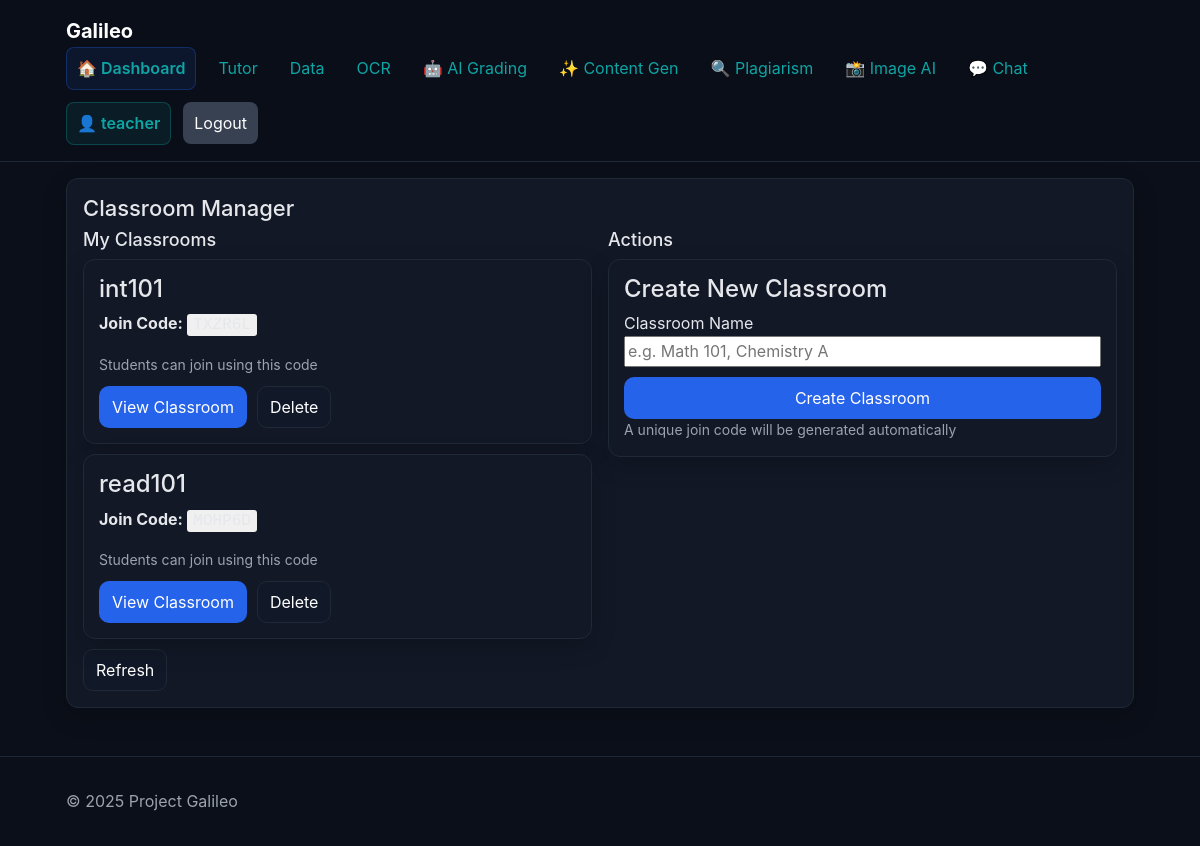
The page /classrooms/ (signed in) on the database its author committed.
### tables this page shows
CREATE TABLE users (
  id INTEGER PRIMARY KEY AUTOINCREMENT,
  email TEXT NOT NULL UNIQUE,
  password_hash TEXT NOT NULL,
  role TEXT NOT NULL CHECK (role IN ('student','teacher','admin')),
  full_name TEXT NOT NULL DEFAULT '',
  created_at TIMESTAMP NOT NULL DEFAULT CURRENT_TIMESTAMP
);

CREATE TABLE classrooms (
  id INTEGER PRIMARY KEY AUTOINCREMENT,
  name TEXT NOT NULL,
  join_code TEXT NOT NULL UNIQUE,
  created_by INTEGER NOT NULL,
  created_at TIMESTAMP NOT NULL DEFAULT CURRENT_TIMESTAMP,
  FOREIGN KEY (created_by) REFERENCES users(id) ON DELETE CASCADE
);

### app/routes/classrooms.py (the view)
@class_bp.route("/", methods=["GET"])
@login_required
def rooms_home():
    classes = list_enrolled(current_user.id)
    return render_template("classrooms.html", classes=classes)

### app/auth.py (called while the page is built)
def user_loader(user_id):
    db = get_db()
    row = db.execute("SELECT id, email, role, full_name FROM users WHERE id=?", (user_id,)).fetchone()
    if row:
        return User(row["id"], row["email"], row["role"], row["full_name"])
    return None

### app/db.py (called while the page is built)
def get_db():
    conn = getattr(g, "_db_conn", None)
    if conn is None:
        if current_app.config.get("DATABASE_URL") and not current_app.config.get("SQLITE_FALLBACK"):
            conn = get_mysql_connection()
        else:
            conn = get_sqlite_connection()
        g._db_conn = conn
    return conn

def get_sqlite_connection():
    path = current_app.config["SQLITE_PATH"]
    conn = sqlite3.connect(path, detect_types=sqlite3.PARSE_DECLTYPES)
    conn.row_factory = sqlite3.Row
    _ensure_schema(conn)
    return conn

def _ensure_schema(conn):
    if hasattr(conn, 'executescript'):  # SQLite
        conn.executescript(open("db/schema.sql", "r", encoding="utf-8").read())
        conn.commit()

### app/services/classrooms_service.py (called while the page is built)
def list_enrolled(user_id:int):
    db = get_db()
    rows = db.execute("""
        SELECT c.id,c.name,c.join_code FROM classrooms c
        JOIN enrollments e ON e.classroom_id=c.id WHERE e.user_id=?
        UNION
        SELECT id,name,join_code FROM classrooms WHERE created_by=?
    """,(user_id,user_id)).fetchall()
    return [dict(r) for r in rows]

### app/templates/classrooms.html (shortened to what this page needs)
{% extends "base.html" %}
{% block content %}
<section class="card">
  <h2 class="h2">Classroom Manager</h2>
  <div class="grid-2 gap-3">
    <div>
      <h3 class="h3">My Classrooms</h3>
      <div id="class-list">
        {% for cls in classes %}
        <div class="card" style="margin-bottom: 10px; padding: 15px;">
          <h4>{{ cls.name }}</h4>
          <p><strong>Join Code:</strong> <span style="font-family: monospace; background: #f0f0f0; padding: 2px 6px; border-radius: 3px;">{{ cls.join_code }}</span></p>
          <small class="muted">Students can join using this code</small>
          <div style="margin-top: 10px; display: flex; gap: 10px;">
            <a href="/classrooms/{{ cls.id }}" class="btn btn-primary">View Classroom</a>
            {% if current_user.role in ['teacher', 'admin'] %}
            <button class="btn btn-danger delete-classroom-btn" data-classroom-id="{{ cls.id }}">Delete</button>
            {% endif %}
          </div>
        </div>
        {% endfor %}
      </div>
      <button class="btn" onclick="location.reload()">Refresh</button>
    </div>
    <div>
      <h3 class="h3">Actions</h3>
      <div class="grid-1 gap-2">
        {% if current_user.role in ['teacher', 'admin'] %}
        <div class="card" style="padding: 15px;">
          <h4>Create New Classroom</h4>
          <label>Classroom Name</label>
          <input id="new-class-name" placeholder="e.g. Math 101, Chemistry A" style="margin-bottom: 10px;">
          <button class="btn btn-primary" id="create-classroom-btn">Create Classroom</button>
          <small class="muted">A unique join code will be generated automatically</small>
        </div>
        {% endif %}
      </div>
    </div>
  </div>
</section>
{% endblock %}

### app/templates/base.html (shortened to what this page needs)
<!doctype html>
<html lang="en">
<head>
  <link href="https://cdn.jsdelivr.net/npm/bootstrap@5.1.3/dist/css/bootstrap.min.css" rel="stylesheet">
  <link rel="stylesheet" href="{{ url_for('static', filename='css/styles.css') }}">
</head>
<body>
  <header class="site-header">
    <div class="container">
      <a class="brand" href="/">Galileo</a>
      <nav class="nav">
        <a href="/" class="nav-dashboard">🏠 Dashboard</a>
        <a href="/tutor/">Tutor</a>
        <a href="/data/">Data</a>
        <a href="/ocr/">OCR</a>
        {% if current_user.is_authenticated and current_user.role in ['teacher', 'admin'] %}
        <a href="/grading/">🤖 AI Grading</a>
        <a href="/content/">✨ Content Gen</a>
        <a href="/plagiarism/">🔍 Plagiarism</a>
        <a href="/image-analysis/">📸 Image AI</a>
        {% endif %}
        <a href="/notifications/live-chat">💬 Chat</a>
        {% if current_user.is_authenticated %}
        <span class="user-info">👤 {{ current_user.email.split('@')[0] }}</span>
        <a href="/auth/logout" class="btn btn-secondary">Logout</a>
        {% else %}
        <a href="/auth/login" class="btn btn-primary">Login</a>
        {% endif %}
      </nav>
    </div>
  </header>
  <main class="container fade-in">
    {% block content %}{% endblock %}
  </main>
  <footer class="site-footer">
    <div class="container">© {{ 2025 }} Project Galileo</div>
  </footer>
</body>
</html>

### app/static/css/styles.css (style rules this page uses)
:root { --primary: #2563eb; --accent: #0ea5a4; --bg: #0b0f19; --panel: #121826; --text: #e5e7eb; --muted: #9ca3af; --radius: 12px; }
* { box-sizing: border-box; }
body { margin: 0; font-family: Inter, system-ui, Segoe UI, Roboto, Arial, sans-serif; background: var(--bg); color: var(--text); line-height: 1.55; }
a { color: var(--accent); text-decoration: none; }
.container { max-width: 1100px; margin: 0 auto; padding: 16px; }
.site-header { position: sticky; top: 0; background: rgba(11, 15, 25, 0.7); backdrop-filter: blur(10px); border-bottom: 1px solid #1f2937; }
.brand { font-weight: 700; font-size: 20px; color: #fff; margin-right: 16px; }
.nav { display: flex; gap: 12px; align-items: center; }
.nav a { padding: 8px 10px; border-radius: 8px; transition: background .2s; }
.nav-dashboard { background: rgba(37, 99, 235, 0.1) !important; border: 1px solid rgba(37, 99, 235, 0.3) !important; font-weight: 600 !important; }
.user-info { color: var(--accent); font-weight: 600; padding: 8px 10px; background: rgba(14, 165, 164, 0.1); border-radius: 8px; border: 1px solid rgba(14, 165, 164, 0.3); }
.site-footer { border-top: 1px solid #1f2937; margin-top: 32px; padding: 16px; color: var(--muted); }
.h2 { font-size: 22px; margin: 0 0 8px; }
.h3 { font-size: 18px; margin: 0 0 8px; }
.muted { color: var(--muted); }
.grid-1 { display: grid; }
.grid-2 { display: grid; grid-template-columns: 1fr; gap: 16px; }
.gap-2 { gap: 8px; }
.gap-3 { gap: 16px; }
@media (min-width: 800px) { .grid-2 { grid-template-columns: 1fr 1fr; } }
.card { background: var(--panel); border: 1px solid #1f2937; border-radius: var(--radius); padding: 16px; box-shadow: 0 8px 24px rgba(0, 0, 0, 0.2); transition: transform .25s ease, box-shadow .25s ease; }
.btn { border: 1px solid #1f2937; background: #111827; color: #fff; border-radius: 10px; padding: 8px 12px; cursor: pointer; transition: all .2s; }
.btn-primary { background: var(--primary); border-color: transparent; }
.btn-secondary { background: #374151; border-color: transparent; }
.fade-in { animation: fade .4s ease-in both; }

### rows shown on the page
users: email "teacher"
classrooms: name "int101"
classrooms: name "read101"

### other values the page prints
{{ 2025 }} "2025"
